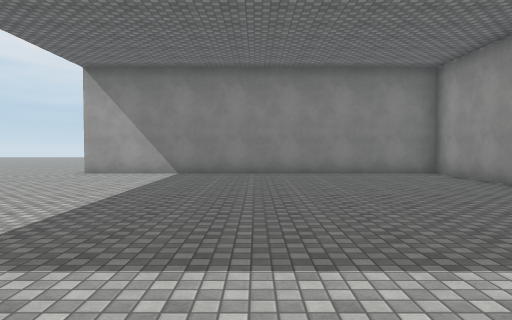
View 1 (above)

24 first-person views from a walk through a scene from a Unity 3-D project. The camera is 1.5 m above the floor, tilts 2° down and sees 70° across. The floor is counted in squares, 2 m on a side. Each view is taken from the middle of a square. On the plan, view 1 faces up. The plan holds only what a view shows up to about 11 squares ahead; the rest is blank. The place goes on beyond the plan. The player character is not drawn. Surface patterns are stand-ins for the level's own textures.

View 2
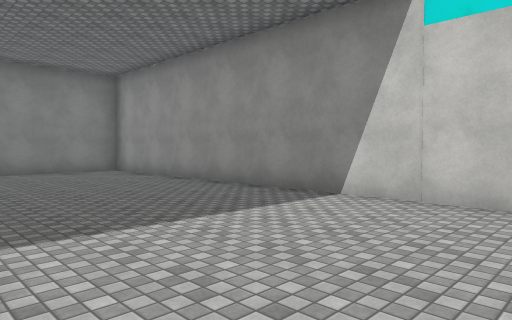

View 3
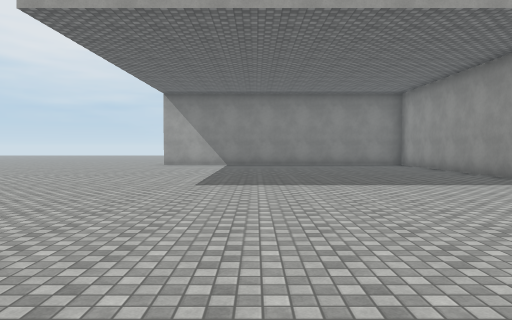

View 4
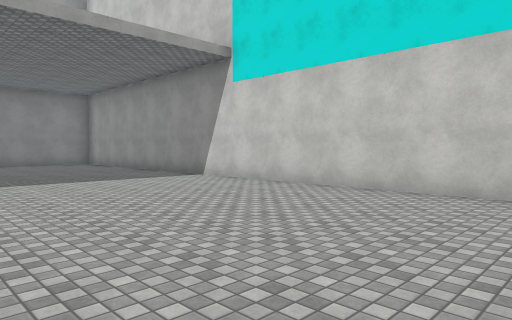

View 5
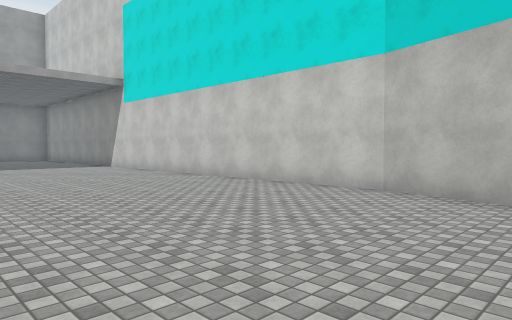

View 6
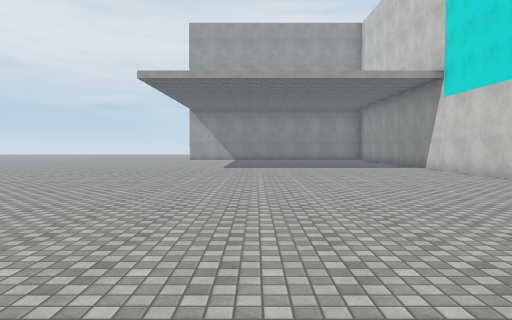

View 7
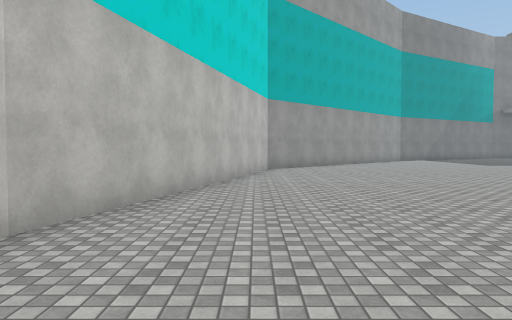

View 8
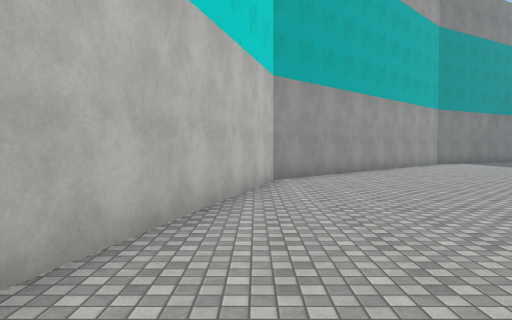

View 9
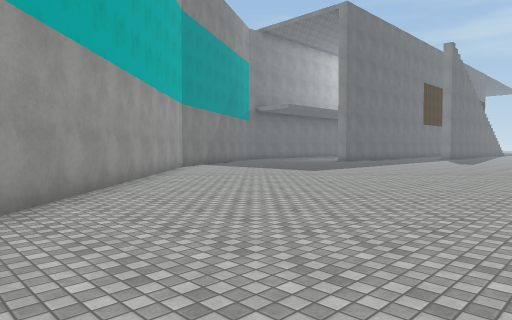

View 10
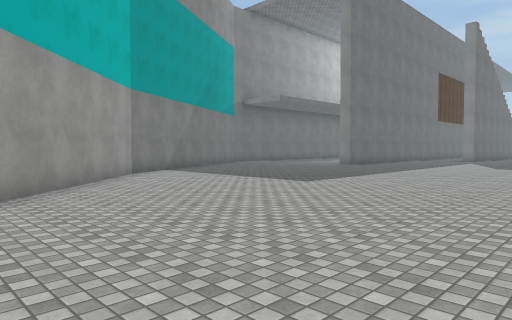

View 11
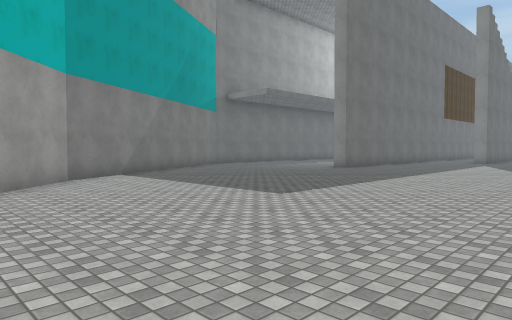

View 12
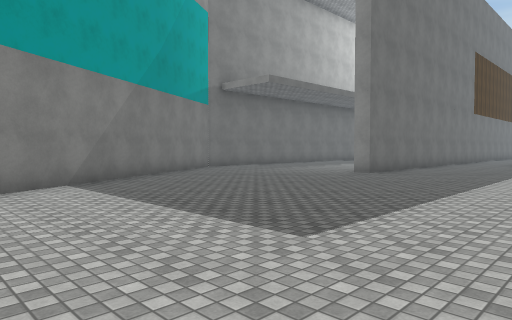

View 13
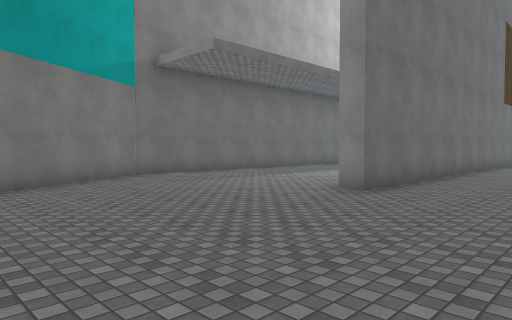

View 14
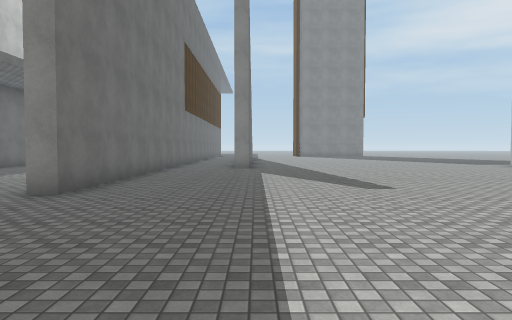

View 15
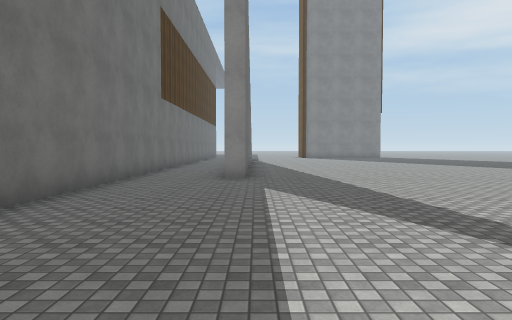

View 16
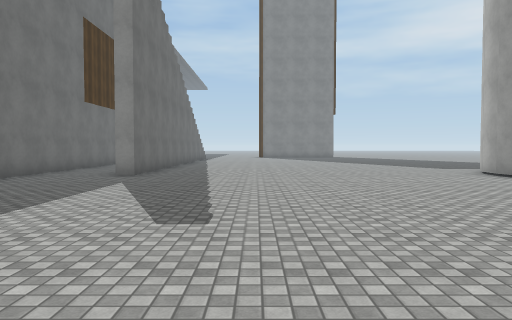

View 17
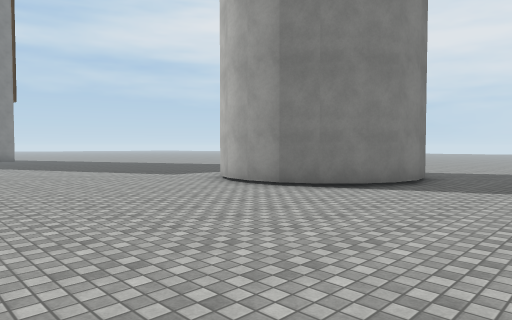

View 18
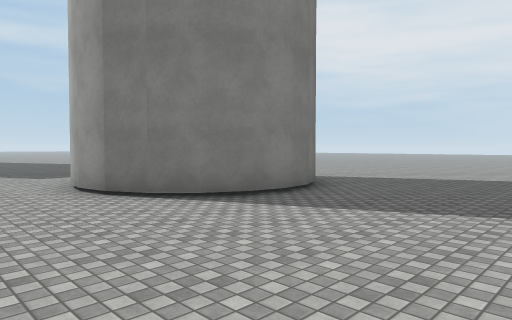

View 19
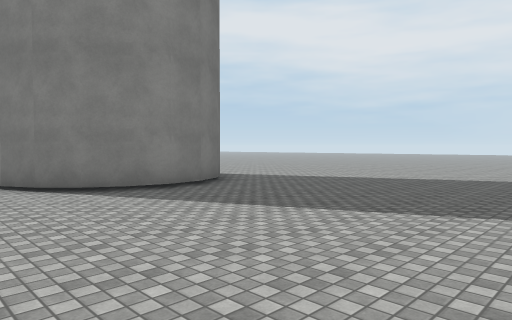

View 20
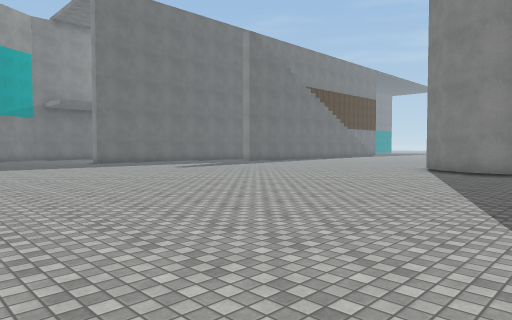

View 21
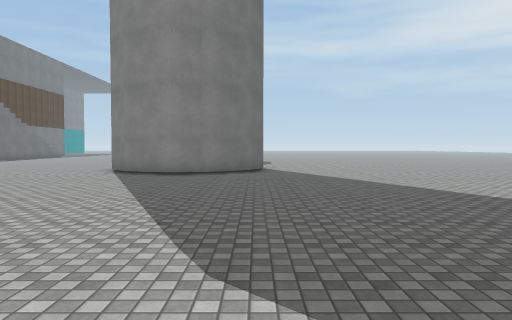

View 22
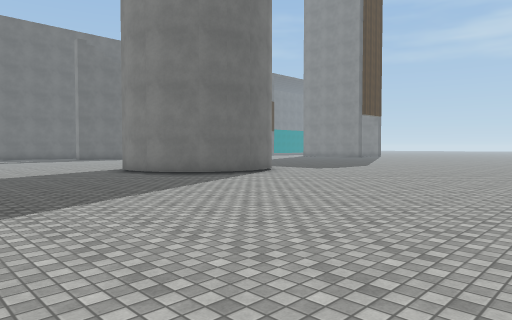

View 23
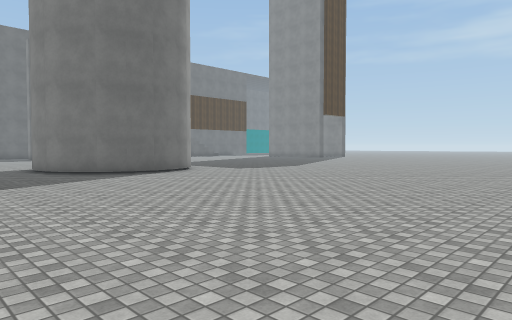

View 24
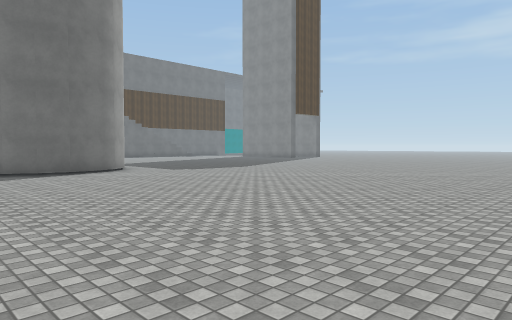

### Floor plan
Points are (right, up) in squares from view 1. A wall is a line through its corners. A room is listed if a view was taken in it or the views show most of it. See-through windows are left out.
Room 1 (views 1, 2, 3, 4, 5, 6, 7, 8, 9, 10, 11, 12, 13, 14, 15, 16, 17, 18, 19, 20, 21, 22, 23, 24)
walls: (-21.3, -6.9) (-20.5, -6.7) (-19.7, -6.9) (-19, -7.2) (-18.5, -7.8) (-18.1, -8.5) (-18, -9.2) (-18.1, -10) (-18.5, -10.7) (-19, -11.3) (-19.7, -11.6) (-20.5, -11.7) (-21.3, -11.6) (-22.1, -11.2); (5.1, -9.1) (5.1, 10.4) (3.9, 10.4); (-4.8, -25.7) (2.6, -18.3) (5.1, -9); (-23, -24.1) (-13.8, -24.1) (-13.8, -24.6); (-14.4, -30.2) (-12.6, -30.2) (-4.7, -25.6)
ways out: opening at (-23.5, -21); opening at (-21.5, -22.5)

Positions as (right, up) in squares from view 1, and headings:
1: (0, 0), facing up
2: (0, -1), facing up-right
3: (-1, -5), facing up
4: (-1, -6), facing up-right
5: (-1, -12), facing up-right
6: (-1, -11), facing up
7: (3, -6), facing down
8: (3, -10), facing down
9: (3, -14), facing down-left
10: (0, -16), facing down-left
11: (-2, -17), facing down-left
12: (-4, -19), facing down-left
13: (-8, -21), facing down-left
14: (-8, -21), facing left
15: (-12, -21), facing left
16: (-11, -18), facing left
17: (-15, -17), facing up-left
18: (-14, -14), facing up-left
19: (-12, -13), facing up-left
20: (-7, -7), facing down-left
21: (-8, -7), facing left
22: (-13, 1), facing down-left
23: (-15, 3), facing down-left
24: (-17, 4), facing down-left
